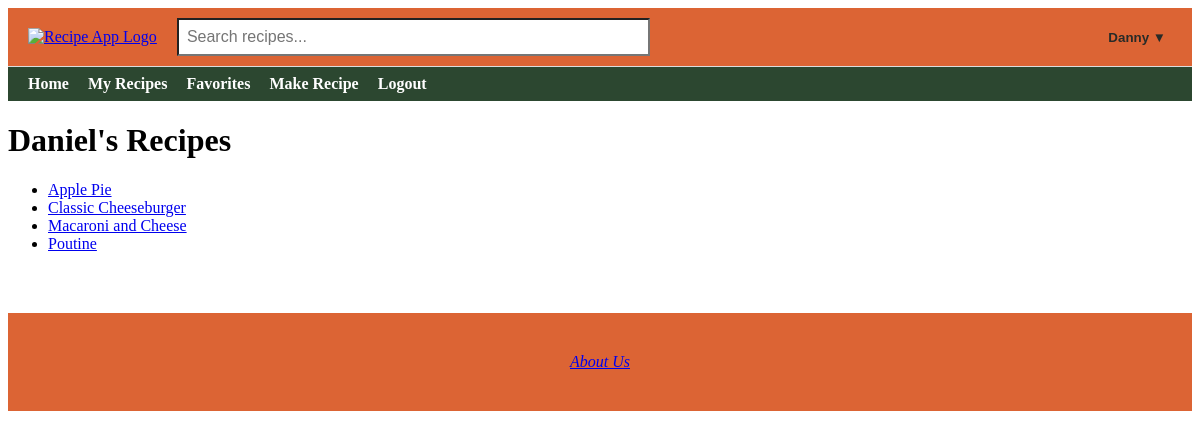
Screenshot of /user/1/recipes (signed in) with the database file from the repository.
### app/models.py (models this page shows, shortened)
class User(db.Model, UserMixin):
    id = db.Column(db.Integer, primary_key=True)  # Unique user ID
    username = db.Column(db.String(20), unique=True, nullable=False)  # Username
    email = db.Column(db.String(120), unique=True, nullable=False)  # Email address
    password = db.Column(db.String(60), nullable=False)  # Hashed password
    recipes = db.relationship('Recipe', backref='author', lazy=True, overlaps="user,user_recipes")
    profile = db.relationship('Profile', backref='user', uselist=False)  # Relationship to profile (one-to-one)
    favorites = db.relationship(
        'Recipe',
        secondary=favorites,
        backref=db.backref('favorited_by', lazy='dynamic'),
        lazy='dynamic'
    )

class Recipe(db.Model):
    id = db.Column(db.Integer, primary_key=True)
    title = db.Column(db.String(100), nullable=False)
    description = db.Column(db.Text, nullable=False)
    ingredients = db.Column(db.Text, nullable=True)
    instructions = db.Column(db.Text, nullable=True)
    image_filename = db.Column(db.String(120), nullable=True)
    created = db.Column(db.DateTime, default=get_local_time)
    user_id = db.Column(db.Integer, db.ForeignKey('user.id'), nullable=False)
    rating_sum = db.Column(db.Integer, default=0)
    rating_count = db.Column(db.Integer, default=0)
    user = db.relationship('User', backref=db.backref('user_recipes', lazy=True), overlaps="author,recipes")
    comments = db.relationship('Comment', backref=db.backref('recipe', lazy=True)) #Relationship to comments (one-to-many)
    tags = db.relationship(
        'Tag',
        secondary=recipe_tags,
        backref=db.backref('recipes', lazy='dynamic'),
        lazy='dynamic'
    )

### app/routes.py (the view)
@app.route('/user/<int:user_id>/recipes')
@login_required
def user_recipes(user_id):
    user = User.query.get_or_404(user_id)
    recipes = Recipe.query.filter_by(user_id=user.id).order_by(Recipe.title.asc()).all()
    return render_template('user_recipes.html', user=user, recipes=recipes)

### app/routes.py (called while the page is built)
@login_manager.user_loader
def load_user(user_id):
    return User.query.get(int(user_id))

@app.context_processor
def inject_user():
    return dict(current_user=current_user)

### app/templates/user_recipes.html (shortened to what this page needs)
{% extends "base.html" %}
{% block content %}
<h1>{{ user.username }}'s Recipes</h1>
{% if recipes %}
    <ul>
    {% for recipe in recipes %}
        <li>
            <a href="{{ url_for('recipe_details', id=recipe.id) }}">{{ recipe.title }}</a>
        </li>
    {% endfor %}
    </ul>
{% else %}
    <p>This user has not created any recipes yet.</p>
{% endif %}
{% endblock %}

### app/templates/base.html (shortened to what this page needs)
<!DOCTYPE html>
<html lang="en">
<head>
</head>
<body>
    <div class="top-navbar">
        <div class="logo">
            <a href="{{ url_for('home') }}">
                <img src="{{ url_for('static', filename='spartan.png') }}" alt="Recipe App Logo">
            </a>
        </div>
        <div class="search-bar">
            <form action="{{ url_for('visitor_recipes') }}" method="get">
                <input type="text" name="q" placeholder="Search recipes...">
            </form>
        </div>
        <div class="login-link">
            {% if current_user.is_authenticated %}
                <div class="dropdown">
                    <button class="dropdown-toggle">{{ current_user.username }} ▼</button>
                </div>
            {% elif session.get('visitor_email') %}
                <a href="{{ url_for('logout') }}">Exit Visitor Mode</a>
            {% else %}
                <a href="{{ url_for('login') }}">Login</a>
            {% endif %}
        </div>
    </div>
    <div class="bottom-navbar">
    <a href="{{ url_for('home') }}" {% if request.endpoint == 'home' %}class="active"{% endif %}>Home</a>
    {% if current_user.is_authenticated %}
        <a href="{{ url_for('recipes') }}" {% if request.endpoint == 'recipes' %}class="active"{% endif %}>My Recipes</a>
        <a href="{{ url_for('view_favorites') }}" {% if request.endpoint == 'view_favorites' %}class="active"{% endif %}>Favorites</a>
        <a href="{{ url_for('make_recipe') }}" {% if request.endpoint == 'make_recipe' %}class="active"{% endif %}>Make Recipe</a>
        <a href="{{ url_for('logout') }}">Logout</a>
    {% elif session.get('visitor_email') %}
        <a href="{{ url_for('visitor_recipes') }}" {% if request.endpoint == 'visitor_recipes' %}class="active"{% endif %}>Visitor Recipes</a>
        <a href="{{ url_for('logout') }}">Exit Visitor Mode</a>
    {% else %}
        <a href="{{ url_for('login') }}" {% if request.endpoint == 'login' %}class="active"{% endif %}>Login</a>
        <a href="{{ url_for('register') }}" {% if request.endpoint == 'register' %}class="active"{% endif %}>Register</a>
    {% endif %}
    </div>
    {% block content %}{% endblock %}
    <footer>
    <a href="{{ url_for('about_us') }}">About Us</a>
</footer>
</body>
</html>

### app/templates/base.html (style rules this page uses)
.top-navbar { display: flex; align-items: center; justify-content: space-between; padding: 10px 20px; background-color: #dc6434; border-bottom: 1px solid #ddd; }
.top-navbar .logo img { height: 50px; }
.top-navbar .search-bar { flex: 1; margin: 0 20px; }
.top-navbar .search-bar input[type="text"] { width: 50%; padding: 8px; font-size: 16px; background-color: #ffffff }
.bottom-navbar { background-color: #2c4730; padding: 8px 20px; }
.bottom-navbar a { margin-right: 15px; text-decoration: none; font-weight: bold; color: #ffffff; }
footer { margin-top: 60px; padding: 40px 20px; text-align: center; background-color: #dc6434; color: #fbdb92; font-style: italic; }
.dropdown { position: relative; display: inline-block; }
.dropdown-toggle { background: none; border: none; font-weight: bold; cursor: pointer; color: #282B28; }

### rows the page displays
User: username "Danny"
User: username "Daniel"
Recipe: title "Apple Pie"
Recipe: title "Classic Cheeseburger"
Recipe: title "Macaroni and Cheese"
Recipe: title "Poutine"
